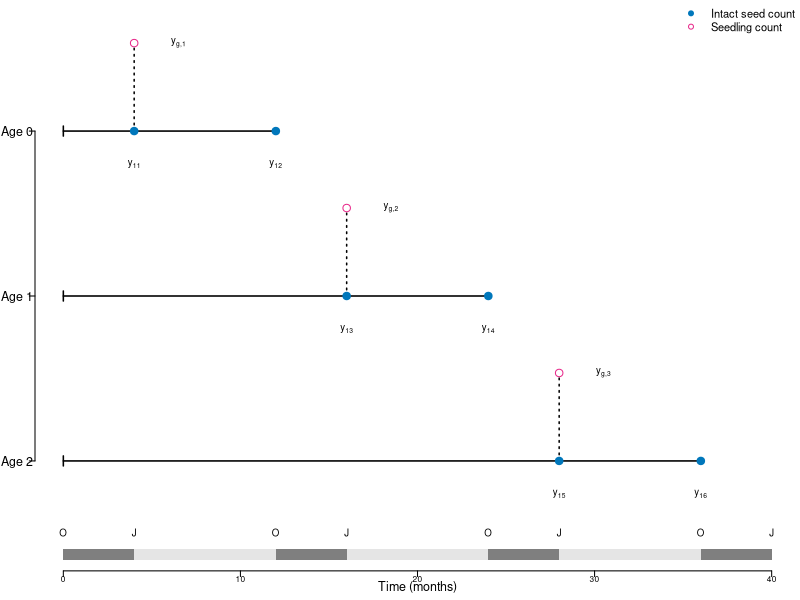
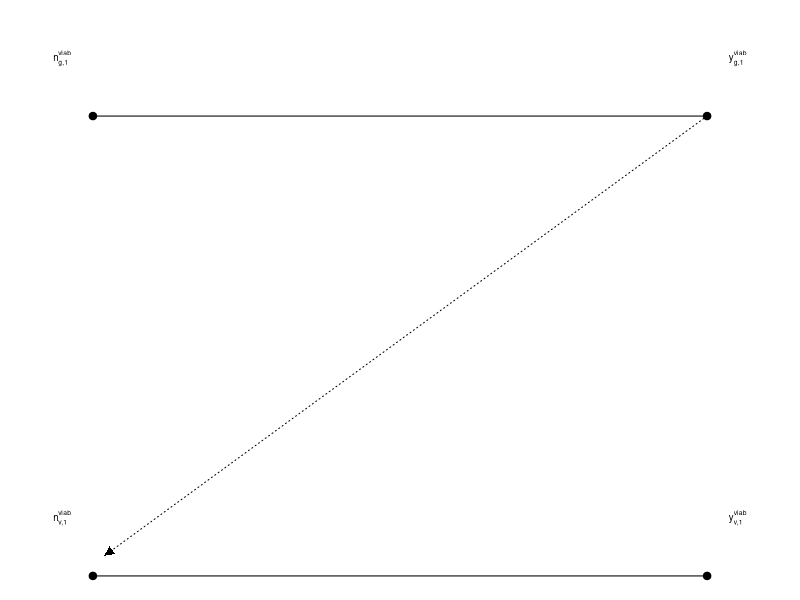
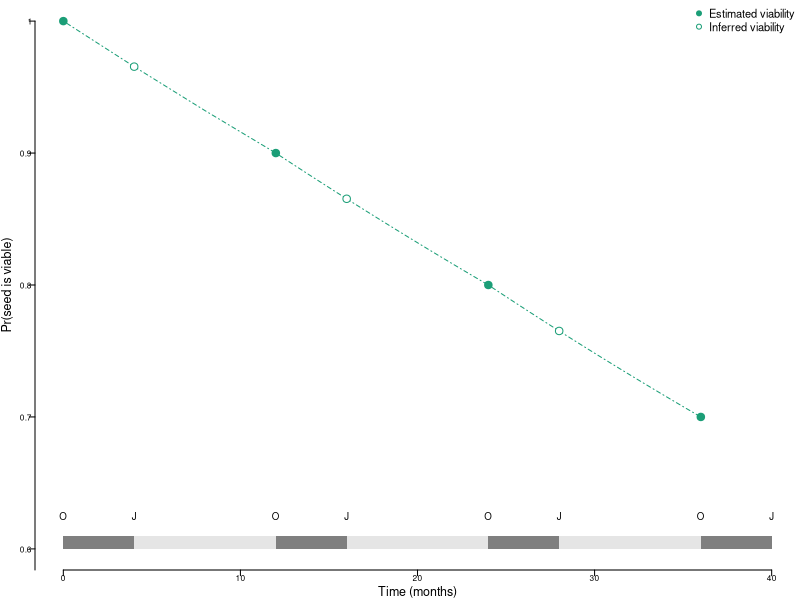
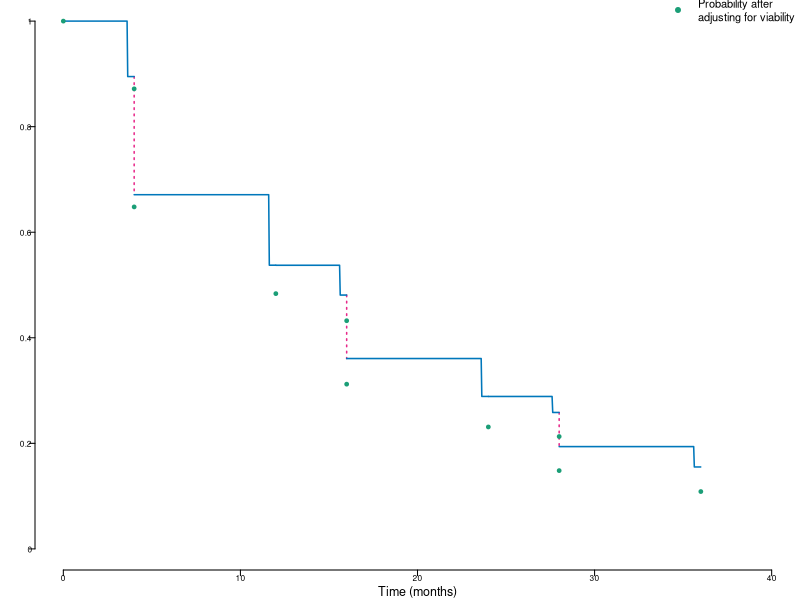

The R script that drew these images, in order:
####
####
## Code for conceptual figure describing seed bank data
####
####

# set font sizes
pt12 = 1
pt10 = 10/12
pt9 = 9/12
pt8 = 8/12
pt7 = 7/12
pt6 = 6/12

# scale figure dimensions
scale = .9

# - Panel for seed bag trials ----

adj.y = 5
adj.y2 = 10

# two one panel plots
tiff("products/figures/seed-bag-trials.tif",
     units='px',height = 800*2*scale, width = 800*3*scale,res=800,compression='lzw')

par(mfrow=c(1,1),mar=c(0,.25,0,0),
    oma=c(1.5,1.5,0,0), mgp=c(3,.1,0))

# times at which bags were collected
t.sample = c(0,4,4,12,16,16,24,28,28,36)/36

# plotting frame
plot(NA,
     xlim=c(0,40),ylim=c(6,40-adj.y*2),
     type='n',frame=FALSE,
     axes=FALSE)

# x axis (time)
axis(1, c(0,10,20,30,40), 
     cex.axis = pt6, pos = 5,
     las = 1,  tck=-0.01, padj = -1,
     col = 'black', col.ticks = 1, 
     cex.axis = pt6)

# y axis (experimental round)
axis(2, c(35-adj.y*2,22.5-adj.y,10), tck=-0.01, 
     labels = c("Age 0","Age 1","Age 2"), 
     col = "black", col.ticks = c(1,1,1,1,1,1,0), las =2 ,
     cex.axis=pt9)

# full time of each set of seed bags in the round
arrows(0, 35-adj.y*2, 12, 35-adj.y*2, length=0.05, angle=90, code=1,lwd=1.5)
arrows(0, 22.5-adj.y, 24, 22.5-adj.y, length=0.05, angle=90, code=1,lwd=1.5)
arrows(0, 10, 36, 10, length=0.05, angle=90, code=1,lwd=1.5)

# add observations of seedlings
segments(x0=c(4,16,28),
         y0=c(35-adj.y*2,22.5-adj.y,10),
         y1=c(39-adj.y*2,26.5-adj.y,14),
         lwd=1.5,lty='dotted')

# add points for observations at each time
points(x=c(4,4,12,16,16,24,28,28,36),
       y=c(c(35,39,35)-adj.y*2,c(22.5,26.5,22.5)-adj.y,10,14,10),
       pch=c(19,21,19,19,21,19,19,21,19),cex=1,
       bg=c("#0077bb","white","#0077bb","#0077bb","white","#0077bb","#0077bb","white","#0077bb"),
       col=c("#0077bb","#e7298a","#0077bb","#0077bb","#e7298a","#0077bb","#0077bb","#e7298a","#0077bb"))

# observations of age 0 seeds
text(x=4,34-adj.y*2-.5,expression(paste(y)[11]),cex=pt7)
text(x=12,34-adj.y*2-.5,expression(paste(y)[12]),cex=pt7)
text(x=6.5,39-adj.y*2,expression(paste(y["g,1"])),cex=pt7)

# observations of age 1 seeds
text(x=(16),21.5-adj.y-.5,expression(paste(y)[13]),cex=pt7)
text(x=(24),21.5-adj.y-.5,expression(paste(y)[14]),cex=pt7)
text(x=18.5,26.5-adj.y,expression(paste(y["g,2"])),cex=pt7)

# observations of age 2 seeds
text(x=(28),9-.5,expression(paste(y)[15]),cex=pt7)
text(x=(36),9-.5,expression(paste(y)[16]),cex=pt7)
text(x=30.5,14,expression(paste(y["g,3"])),cex=pt7)

# legend
legend("topright",
       pch = c(19,21),
       col = c('#0077bb','#e7298a'),#,'black','black'),
       lty = c(FALSE,FALSE,1,3),
       legend = c("Intact seed count", "Seedling count"),#,"Survival",'Germination'),
       cex=pt8,
       box.lty=0,
       bg=NA)

# time (months)
rect(c(0,4,12,16,24,28,36),5.5,c(4,12,16,24,28,36,40),6,
     col=c('gray50','gray90'),border=0,lwd=0)
# add time of year
text(c(0,4,12,16,24,28,36,40),6.75,
     c("O","J"),cex=pt7)
mtext("Time (months)",side=1,line=.25,cex=pt9)

dev.off()



# - Panel for lab germination and viability trials ----

tiff("products/figures/lab-trials.tif",
     units='px',height = 800*1.5*scale, width = 800*2*scale,res=800,compression='lzw')

par(mfrow=c(1,1),mar=c(0,0,0,0),
    oma=c(0,0,0,0)+.1, mgp=c(3,.1,0))

# plotting frame
plot(NA,
     xlim=c(9,21),ylim=c(.4,.64),
     type='n',frame=FALSE,
     axes=FALSE)

# germination trails
segments(x0=c(10),
         x1=c(20),
         y0=c(.6))
points(x=c(10,20),y=c(.6,.6),pch=19)

# viability trials
segments(x0=c(10),
         x1=c(20),
         y0=c(.4))
points(x=c(10,20),y=c(.4,.4),pch=19)

# connect germination and viability trials
segments(x0=20,x1=10.25,y0=.6,y1=.41,lty='dotted')
shape::Arrows(x0=20,x1=10.25,y0=.6,y1=.41, arr.type="triangle", 
              arr.width=.2,arr.length=.2,lty=0)

# label observations
text(x=9.5,.625,expression(paste(n)["g,1"]^"viab"),cex=pt7)
text(x=20.5,.625,expression(paste(y)["g,1"]^"viab"),cex=pt7)

text(x=9.5,.425,expression(paste(n)["v,1"]^"viab"),cex=pt7)
text(x=20.5,.425,expression(paste(y)["v,1"]^"viab"),cex=pt7)

dev.off()


# - Functions ----
## Exponential survival function

f.exp = function(t,lam=lambda){
  return(exp(-(t/beta)^alpha))
}

## Discrete survival function

f.discrete = function(t,t_min,t_max){
  t_step = t_max-.01
  if(t<t_step){
    val = exp(-(t_min))
  } else {
    val = exp(-(t_max))
  }
  return(val)
}

# - Simulated data ----
# this is sort of messy
# it started out that I simulated data from a seed bank with constant survivorship
# so used an exponential survival function
# then I moved to plot the survival in discrete terms, so wrote a function to translate the
# continuous to exponential
# I'm leaving it like this because the continuous can be converted to the discrete
# and this is a conceptual illustration but if I were starting over I would 
# start with a discrete simulation

# number of seeds starting the trials
n = 100
# scale parameter
lambda = 1
# translate scale parameter to terms for Weibull
beta=1/lambda
# shape parameter
alpha=1

# conditional probability of germination (all *intact* seeds have x% germination probability)
g = c(.25,.25,.25)

# viability at the end of the year for age 0, 1, and 2 seeds
v = c(.9,.8,.7)

# - Calculate age-specific probabilities and survivorship schedule ----

## sample times
t.sample = t = c(0,4,4,12,16,16,24,28,28,36)/36

# Calculate age-specific survival probability
Oct_0 = 1

Janpre_1 = f.exp(t=t.sample[2])
Jangerm_1 = g[1]
Janpost_1 = (1-g[1])
Oct_1 = f.exp(t=t.sample[4])/f.exp(t=t.sample[3])

Janpre_2 = f.exp(t=t.sample[5])/f.exp(t=t.sample[4])
Jangerm_2 = g[2]
Janpost_2 = (1-g[2])
Oct_2 = f.exp(t=t.sample[7])/f.exp(t=t.sample[6])

Janpre_3 = f.exp(t=t.sample[8])/f.exp(t=t.sample[7])
Jangerm_3 = g[3]
Janpost_3 = (1-g[3])
Oct_3 = f.exp(t=t.sample[10])/f.exp(t=t.sample[9])

# Calculate survivorship schedule
l.x=c()
l.x[1]=1
l.x[2]=Janpre_1
l.x[3]=Janpost_1*Janpre_1
l.x[4]=Oct_1*Janpost_1*Janpre_1
l.x[5]=Janpre_2*Oct_1*Janpost_1*Janpre_1
l.x[6]=Janpost_2*Janpre_2*Oct_1*Janpost_1*Janpre_1
l.x[7]=Oct_2*Janpost_2*Janpre_2*Oct_1*Janpost_1*Janpre_1
l.x[8]=Janpre_3*Oct_2*Janpost_2*Janpre_2*Oct_1*Janpost_1*Janpre_1
l.x[9]=Janpost_3*Janpre_3*Oct_2*Janpost_2*Janpre_2*Oct_1*Janpost_1*Janpre_1
l.x[10]=Oct_3*Janpost_3*Janpre_3*Oct_2*Janpost_2*Janpre_2*Oct_1*Janpost_1*Janpre_1
l.x[11]=NA

# conditional probability of germination

g.v=c()
g.v[1] = g[1]/(1-(1-v[1]^(1/3))*(1-g[1]))
g.v[2] = g[2]/(1-(1-(v[1]*(v[2]/v[1])^(1/3)))*(1-g[2]))
g.v[3] = g[3]/(1-(1-(v[2]*(v[3]/v[2])^(1/3)))*(1-g[3]))

# Calculate age-specific survival probability
Oct_0.v = 1

Janpre_1.v = f.exp(t=t.sample[2])*(g[1]+(1-g[1])*v[1]^(1/3))
Jangerm_1.v = g.v[1]
Janpost_1.v = (1-g.v[1])
Oct_1.v = (f.exp(t=t.sample[4])*v[1])/(f.exp(t=t.sample[3])*(v[1])^(1/3))

Janpre_2.v =( f.exp(t=t.sample[5])*(g[2]+(1-g[2])*v[1]*(v[2]/v[1])^(1/3)))/(f.exp(t=t.sample[4])*v[1])
Jangerm_2.v = g.v[2]
Janpost_2.v = (1-g.v[2])
Oct_2.v = (f.exp(t=t.sample[7])*v[2])/(f.exp(t=t.sample[6])*v[1]*(v[2]/v[1])^(1/3))

Janpre_3.v = (f.exp(t=t.sample[8])*(g[3]+(1-g[3])*v[2]*(v[3]/v[2])^(1/3)))/(f.exp(t=t.sample[7])*v[2])
Jangerm_3.v = g.v[3]
Janpost_3.v = (1-g.v[3])
Oct_3.v = (f.exp(t=t.sample[10])*v[3])/(f.exp(t=t.sample[9])*v[2]*(v[3]/v[2])^(1/3))

# Calculate survivorship schedule
l.x.viability=c()
l.x.viability[1]=1
l.x.viability[2]=Janpre_1.v
l.x.viability[3]=Janpost_1.v*Janpre_1.v
l.x.viability[4]=Oct_1.v*Janpost_1.v*Janpre_1.v
l.x.viability[5]=Janpre_2.v*Oct_1.v*Janpost_1.v*Janpre_1.v
l.x.viability[6]=Janpost_2.v*Janpre_2.v*Oct_1.v*Janpost_1.v*Janpre_1.v
l.x.viability[7]=Oct_2.v*Janpost_2.v*Janpre_2.v*Oct_1.v*Janpost_1.v*Janpre_1.v
l.x.viability[8]=Janpre_3.v*Oct_2.v*Janpost_2.v*Janpre_2.v*Oct_1.v*Janpost_1.v*Janpre_1.v
l.x.viability[9]=Janpost_3.v*Janpre_3.v*Oct_2.v*Janpost_2.v*Janpre_2.v*Oct_1.v*Janpost_1.v*Janpre_1.v
l.x.viability[10]=Oct_3.v*Janpost_3.v*Janpre_3.v*Oct_2.v*Janpost_2.v*Janpre_2.v*Oct_1.v*Janpost_1.v*Janpre_1.v
l.x.viability[11]=NA


# - Panel for lab trial data ----
# figure shows viability estimated in the lab in October
# and viability inferred to the intervening times, with January marked in open circle

tiff("products/figures/viability-data.tif",
     units='px',height = 800*2*scale, width = 800*2*scale,res=800,compression='lzw')

par(mfrow=c(1,1),mar=c(0,.25,0,0),
    oma=c(1.5,1.5,0,0), mgp=c(3,.1,0))
t.sample = c(0,4,4,12,16,16,24,28,28,36)/36

## Panel B
## Viability and inferred viability
plot(NA,
     xlim=c(0,40),ylim=c(.6,1),
     type='n',frame=FALSE,
     axes=FALSE)

axis(1, c(0,10,20,30,40), 
     cex.axis = pt6,
     las = 1,  tck=-0.01, padj = -1,
     col = 'black', col.ticks = 1, 
     cex.axis = pt6)

axis(2, seq(.5,1,by=.1),
     labels = seq(.5,1,by=.1),
     tck=-0.01, las=1, hadj=1.1,
     col = 'black', col.ticks = 1, 
     cex.axis = pt6)
mtext('Pr(seed is viable)',side=2,line=1,adj=.5,col='black',cex=pt9)
mtext("Time (months)",side=1,line=.5,cex=pt9)

x0=seq(0,1,by=1/3)
lines(x=x0*12,v[1]^(x0),
      lty='dotdash',col='#1b9e77')

x1=seq(1,2,by=.01)
lines(x=x1*12,v[1]*(v[2]/v[1])^(x1-1),
      lty='dotdash',col='#1b9e77')

x2=seq(2,3,by=.01)
lines(x=x2*12,v[2]*(v[3]/v[2])^(x2-2),
      lty='dotdash',col='#1b9e77')

points(c(0,12,24,36),
       c(1,v),
       pch=19,
       col='#1b9e77')
points(c(4,16,28), 
       c(v[1]^(1/3), v[1]*(v[2]/v[1])^(1/3), v[2]*(v[3]/v[2])^(1/3)),
       pch=21,bg='white',
       col='#1b9e77')

legend("topright",
       pch = c(19,21),
       col = c('#1b9e77','#1b9e77'),
       bg = c(NA,'white'),
       legend = c("Estimated viability", "Inferred viability"),
       cex=pt8,
       box.lty=0)

rect(c(0,4,12,16,24,28,36),.6,c(4,12,16,24,28,36,40),.61,
     col=c('gray50','gray90'),lwd=0,border=0)
text(c(0,4,12,16,24,28,36,40),.625,
     c("O","J"),cex=pt7)

dev.off()

# - Panel for combined data ----

#1b9e77 purple
#e7298a green
tiff("products/figures/survival.tif",
     units='px',height = 800*2*scale, width = 800*3*scale,res=800,compression='lzw')

par(mfrow=c(1,1),mar=c(0,.25,0,0),
    oma=c(1.5,1.5,0,0), mgp=c(3,.1,0))

t.sample = c(0,4,4,12,16,16,24,28,28,36)/36

# plot survival function
plot(NA,
     xlim=c(0,40),ylim=c(0,1),
     type='n',frame=FALSE,
     axes=FALSE)

# x axis
axis(1, c(0,10,20,30,40), 
     cex.axis = pt6,
     las = 1,  tck=-0.01, padj = -1,
     col = 'black', col.ticks = 1, 
     cex.axis = pt6)

# y axis
axis(2, c(0,.2,.4,.6,.8,1),
     labels = c(0,.2,.4,.6,.8,1),
     tck=-0.01, las=1, hadj=1.1,
     col = 'black', col.ticks = 1, 
     cex.axis = pt6)

mtext('Pr(remaining in seed bank)',
      side=2,line=1,adj=1.5,col='black',cex=pt9)

l.x.s=l.x[c(3,6,9)]+l.x[c(2,5,8)]*c(Jangerm_1,Jangerm_2,Jangerm_3)

# plot survivorship points on to curve
segments(x0=c(4,16,28),
         y0=c(l.x.s),y1=c(l.x[c(3,6,9)]),
         lty=c('dotted'), col = '#e7298a',lwd=1.5)

## PERSISTENCE CURVE
t1 = seq(0/36,4/36,by=.001)
vals=unlist(lapply(t1,f.discrete,t_min=min(t1),t_max=max(t1)))
lines(t1*36, vals, col = '#0077bb',lwd=1.5)

t2 = seq(4/36,12/36,by=.001)
vals=unlist(lapply(t2,f.discrete,t_min=min(t2),t_max=max(t2)))
lines(t2*36, (1-g[1])*vals, col = '#0077bb',lwd=1.5)

t3 = seq(12/36,16/36,by=.001)
vals=unlist(lapply(t3,f.discrete,t_min=min(t3),t_max=max(t3)))
lines(t3*36, (1-g[1])*vals, col = '#0077bb',lwd=1.5)

t4 = seq(16/36,24/36,by=.001)
vals=unlist(lapply(t4,f.discrete,t_min=min(t4),t_max=max(t4)))
lines(t4*36, (1-g[1])*(1-g[2])*vals, col = '#0077bb',lwd=1.5)

t5 = seq(24/36,28/36,by=.001)
vals=unlist(lapply(t5,f.discrete,t_min=min(t5),t_max=max(t5)))
lines(t5*36, (1-g[1])*(1-g[2])*vals, col = '#0077bb',lwd=1.5)

t6 = seq(28/36,36/36,by=.001)
vals=unlist(lapply(t6,f.discrete,t_min=min(t6),t_max=max(t6)))
lines(t6*36, (1-g[1])*(1-g[2])*(1-g[3])*vals, col = '#0077bb',lwd=1.5)

## VIABILITY CURVE
l.x.s=l.x.viability[c(2,5,8)]

points(t.sample[1:10]*36,l.x.viability[1:10],col='#1b9e77',pch=19,cex=.5)


legend("topright",
       col = c('#0077bb',"#e7298a",'#1b9e77'),
       lty = c(1,3,NA),
       pch = c(NA,NA,19),
       legend = c("Persistence",
                  "Emergence",
                  "Probability after\nadjusting for viability"),
       cex=pt8,
       box.lty=0,inset=c(0,-.1))

mtext("Time (months)",side=1,line=.5,cex=pt9)


dev.off()



